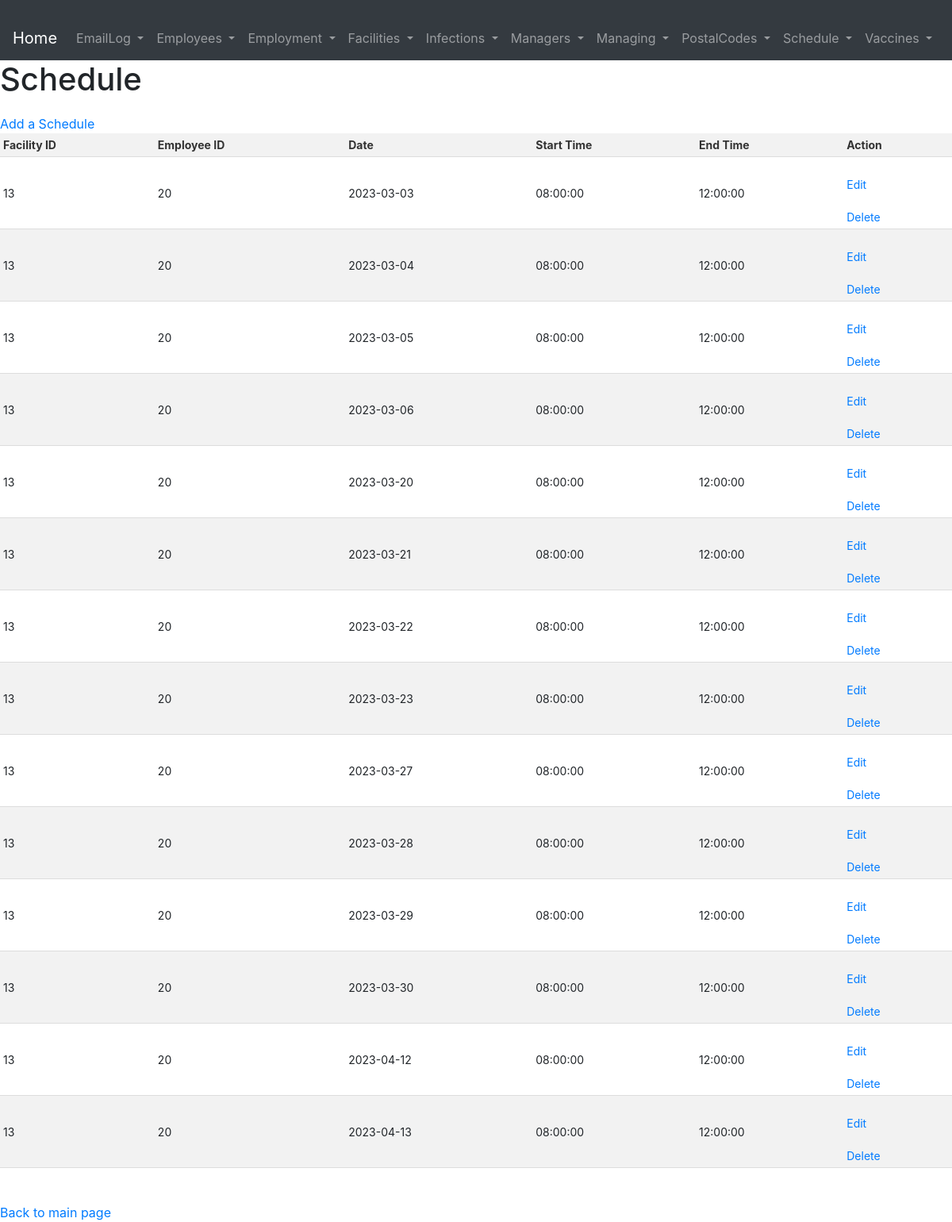
The app's page /pages/Schedule/index.php?employeeID=20, older data.
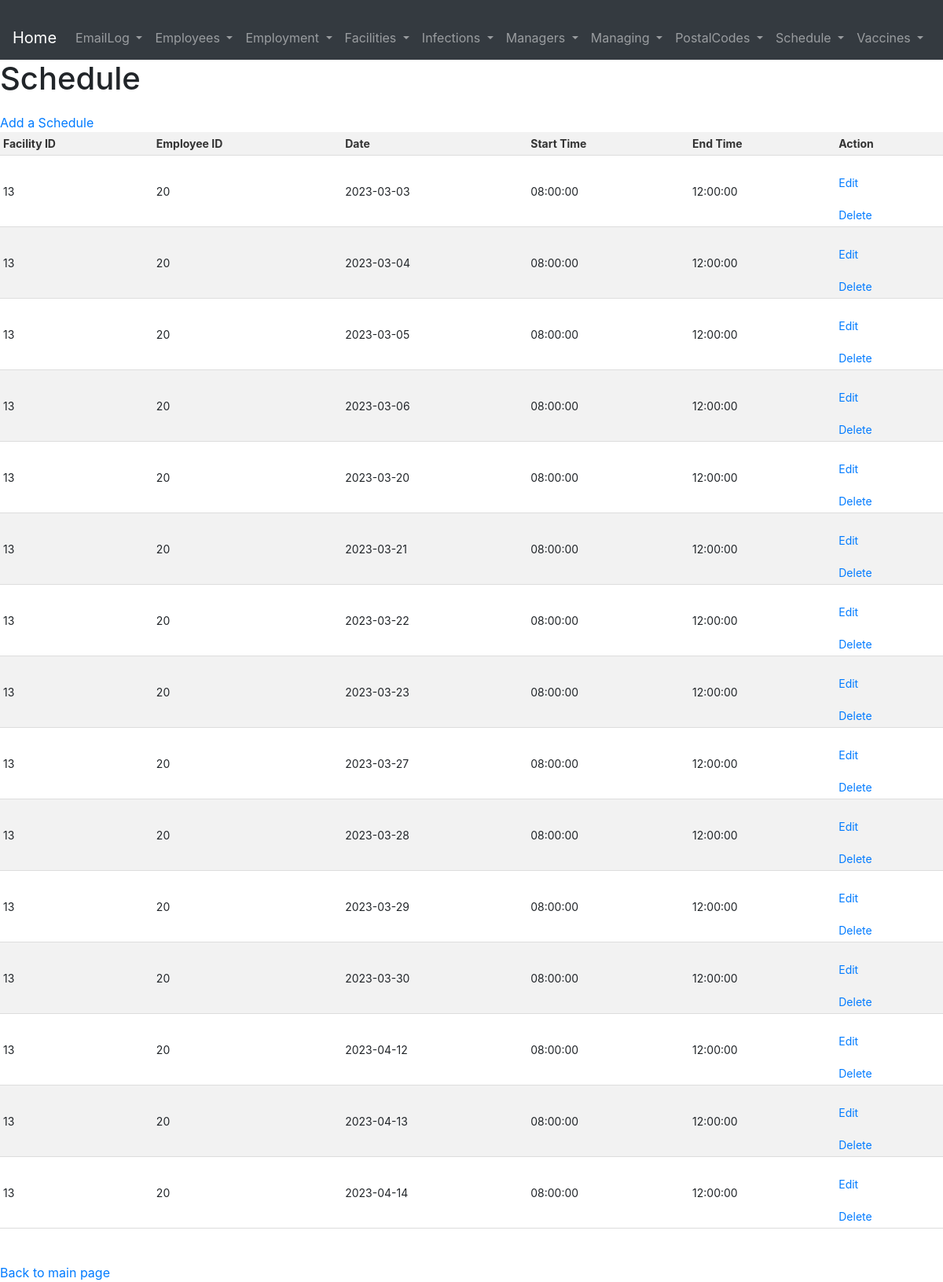
The same page, newer data.
### tables this page shows
CREATE TABLE Schedule (
   FacilityID INT,
   EmployeeID INT,
   Date DATE,
   StartTime TIME,
   EndTime TIME,
   PRIMARY KEY (FacilityID, EmployeeID, Date, StartTime),
   FOREIGN KEY (FacilityID) REFERENCES Facilities(FacilityID),
   FOREIGN KEY (EmployeeID) REFERENCES Employees(EmployeeID),
   CHECK (EndTime >= StartTime)
);

### pages/Schedule/index.php (the view, shortened to what this page needs)
<?php require_once '../../database.php';
    include '../header.php';
if (isset($_GET['employeeID']) && !empty($_GET['employeeID'])) {
    $employeeID = $_GET['employeeID'];
    $result = $conn->query("SELECT * FROM Schedule WHERE EmployeeID = $employeeID");
    $schedules = $result->fetch_all(MYSQLI_ASSOC);
} else {
    $result = $conn->query("SELECT * FROM Schedule ORDER BY EmployeeID");
    $schedules = $result->fetch_all(MYSQLI_ASSOC);
}
?>
<!DOCTYPE html>
<html lang="en">
<head>
    <link rel="stylesheet" href="../../pages/style.css">
</head>
<body>
    <h1>Schedule</h1>
    <a href="./create.php">Add a Schedule</a>
    <?php if (count($schedules) > 0): ?>
        <table>
            <thead>
                <tr>
                    <th>Facility ID</th>
                    <th>Employee ID</th>
                    <th>Date</th>
                    <th>Start Time</th>
                    <th>End Time</th>
                    <th>Action</th>
                </tr>
            </thead>
            <tbody>
                <?php foreach ($schedules as $schedule): ?>
                    <tr>
                        <td><?php echo $schedule['FacilityID']; ?></td>
                        <td><?php echo $schedule['EmployeeID']; ?></td>
                        <td><?php echo $schedule['Date']; ?></td>
                        <td><?php echo $schedule['StartTime']; ?></td>
                        <td><?php echo $schedule['EndTime']; ?></td>
                        <td>
                            <a href="./edit.php?FacilityID=<?=$schedule['FacilityID'];?>&EmployeeID=<?=$schedule['EmployeeID'];?>&Date=<?=$schedule['Date'];?>&StartTime=<?=$schedule['StartTime'];?>">Edit</a>
                            <a href="./delete.php?FacilityID=<?=$schedule['FacilityID'];?>&EmployeeID=<?=$schedule['EmployeeID'];?>&Date=<?=$schedule['Date'];?>&StartTime=<?=$schedule['StartTime'];?>">Delete</a>
                        </td>
                    </tr>
                <?php endforeach; ?>
            </tbody>
        </table>
    <?php else: ?>
        <p>No schedules found.</p>
    <?php endif; ?>
    <br>
    <a href="../../index.php">Back to main page</a>
</body>
</html>

### pages/header.php (shortened to what this page needs)
<?php
$path ='https://lcc5531.encs.concordia.ca/5531';
?>
<!DOCTYPE html>
<html>
<head>
	<link rel="stylesheet" href="https://maxcdn.bootstrapcdn.com/bootstrap/4.5.2/css/bootstrap.min.css">
</head>
<body>
<nav class="navbar navbar-expand-lg navbar-dark bg-dark">
  <a class="navbar-brand" href="<?php echo $path ?>">Home</a>
  <div class="collapse navbar-collapse" id="navbarNav">
    <ul class="navbar-nav">
    <li class="nav-item dropdown">
        <a class="nav-link dropdown-toggle" href="<?php echo $path ?>/pages/EmailLog/index.php" id="navbarDropdownMenuLink" role="button" data-toggle="dropdown" aria-haspopup="true" aria-expanded="false">
          EmailLog
        </a>
      </li>
      <li class="nav-item dropdown">
        <a class="nav-link dropdown-toggle" href="<?php echo $path ?>/pages/Employees/index.php" id="navbarDropdownMenuLink" role="button" data-toggle="dropdown" aria-haspopup="true" aria-expanded="false">
          Employees
        </a>
      </li>
      <li class="nav-item dropdown">
        <a class="nav-link dropdown-toggle" href="<?php echo $path ?>/pages/Employment/index.php" id="navbarDropdownMenuLink" role="button" data-toggle="dropdown" aria-haspopup="true" aria-expanded="false">
        Employment
        </a>
      </li>
      <li class="nav-item dropdown">
        <a class="nav-link dropdown-toggle" href="<?php echo $path ?>/pages/Facilities/index.php" id="navbarDropdownMenuLink" role="button" data-toggle="dropdown" aria-haspopup="true" aria-expanded="false">
        Facilities
        </a>
      </li>
      <li class="nav-item dropdown">
        <a class="nav-link dropdown-toggle" href="<?php echo $path ?>/pages/Infections/index.php" id="navbarDropdownMenuLink" role="button" data-toggle="dropdown" aria-haspopup="true" aria-expanded="false">
        Infections
        </a>
      </li>
      <li class="nav-item dropdown">
        <a class="nav-link dropdown-toggle" href="<?php echo $path ?>/pages/Managers/index.php" id="navbarDropdownMenuLink" role="button" data-toggle="dropdown" aria-haspopup="true" aria-expanded="false">
        Managers
        </a>
      </li>
      <li class="nav-item dropdown">
        <a class="nav-link dropdown-toggle" href="<?php echo $path ?>/pages/Managing/index.php" id="navbarDropdownMenuLink" role="button" data-toggle="dropdown" aria-haspopup="true" aria-expanded="false">
        Managing
        </a>
      </li>
      <li class="nav-item dropdown">
        <a class="nav-link dropdown-toggle" href="<?php echo $path ?>/pages/PostalCodes/index.php" id="navbarDropdownMenuLink" role="button" data-toggle="dropdown" aria-haspopup="true" aria-expanded="false">
        PostalCodes
        </a>
      </li>
      <li class="nav-item dropdown">
        <a class="nav-link dropdown-toggle" href="<?php echo $path ?>/pages/Schedule/index.php" id="navbarDropdownMenuLink" role="button" data-toggle="dropdown" aria-haspopup="true" aria-expanded="false">
        Schedule
        </a>
      </li>
      <li class="nav-item dropdown">
        <a class="nav-link dropdown-toggle" href="<?php echo $path ?>/pages/Vaccines/index.php" id="navbarDropdownMenuLink" role="button" data-toggle="dropdown" aria-haspopup="true" aria-expanded="false">
        Vaccines
        </a>
      </li>
    </ul>
  </div>
</nav>

### pages/style.css (style rules this page uses)
table { border-collapse: collapse; width: 100%; margin-top: 20px auto; }
th, td { padding: 4px; text-align: left; border-bottom: 1px solid #ddd; font-size: 14px; }
th { background-color: #f2f2f2; color: #333; font-weight: bold; }
tr:nth-child(even) { background-color: #f2f2f2; }
a { display: block; margin-top: 20px; }

Row changes from the older to the newer data that the page shows:
added schedule: FacilityID "13", EmployeeID "20", Date "2023-04-14", StartTime "08:00:00", EndTime "12:00:00"
